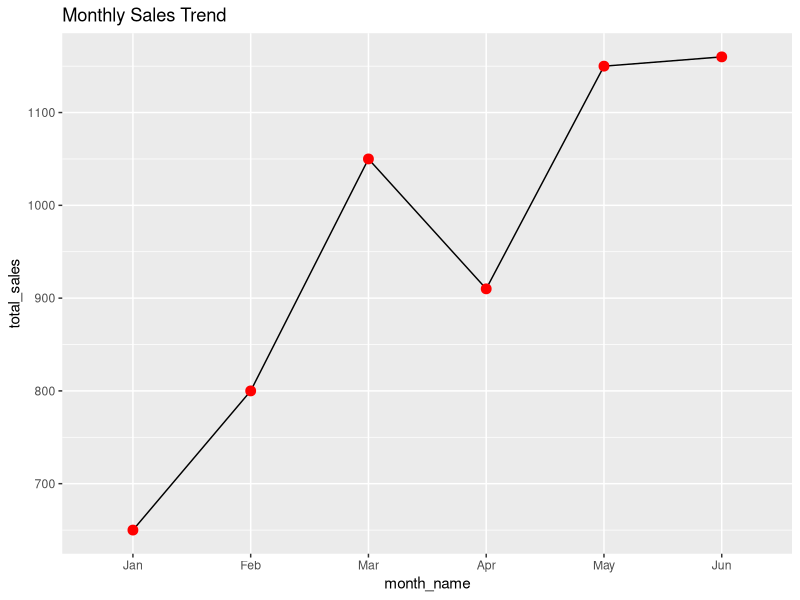
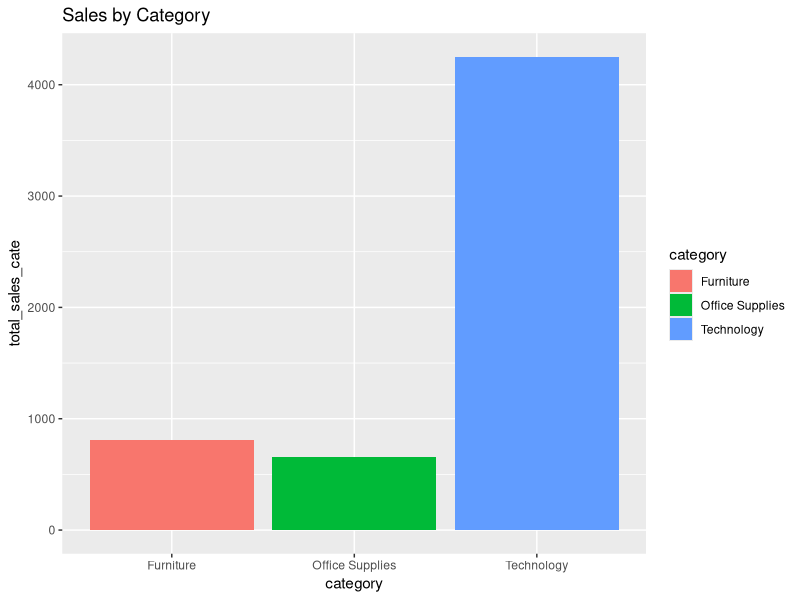

Write R code to recreate these figures, in order.
# Load libraries 
library(tidyr)
library(dplyr)
library(lubridate)
library(ggplot2)

sales_time <- tibble(
  order_id = 1:12,
  order_date = c(
    "2023-01-05","2023-01-18","2023-02-02","2023-02-20",
    "2023-03-05","2023-03-25","2023-04-10","2023-04-28",
    "2023-05-04","2023-05-19","2023-06-01","2023-06-15"
  ),
  category = c(
    "Technology","Furniture","Technology","Office Supplies",
    "Furniture","Technology","Office Supplies","Technology",
    "Furniture","Technology","Office Supplies","Technology"
  ),
  sales = c(450,200,620,180,300,750,220,690,310,840,260,900)
)
sales_time

# Convert order_date into a date format.
sales_time <- sales_time %>%
  mutate(
    order_date = ymd(order_date)
  )
sales_time

# Create these columns: year, month, and month_name.
sales_time <- sales_time %>%
  mutate(
    year = year(order_date),
    month = month(order_date),
    month_name = month(order_date, label = TRUE)
  )
sales_time

# Find the total sales per month. And Identify the month with the highest sales.
month_sales <- sales_time %>%
  group_by(month_name) %>%
  summarise(total_sales = sum(sales)) %>%
  arrange(desc(total_sales))
month_sales

# Calculate total sales per product category.
product_category <- sales_time %>%
  group_by(category) %>%
  summarise(total_sales = sum(sales)) %>%
  arrange(desc(total_sales))
product_category

# Create two charts using ggplot2. Chart 1 — Monthly Sales Trend. Idea: Month vs Total Sales. 
sales_time %>%
  group_by(month_name) %>%
  summarise(total_sales = sum(sales)) %>%
  arrange(month_name) %>%
  ggplot(aes(x = month_name, y = total_sales, group = 1)) +
  geom_line() +
  geom_point(size = 3, color = "red") +
  ggtitle("Monthly Sales Trend")

# Chart 2 — Sales by Category. Idea: Category vs Sales.
sales_time %>%
  group_by(category) %>%
  summarise(total_sales_cate = sum(sales)) %>%
  arrange(desc(total_sales_cate)) %>%
  ggplot(aes(x = category, y = total_sales_cate, fill = category)) +
  geom_col() +
  ggtitle("Sales by Category")
